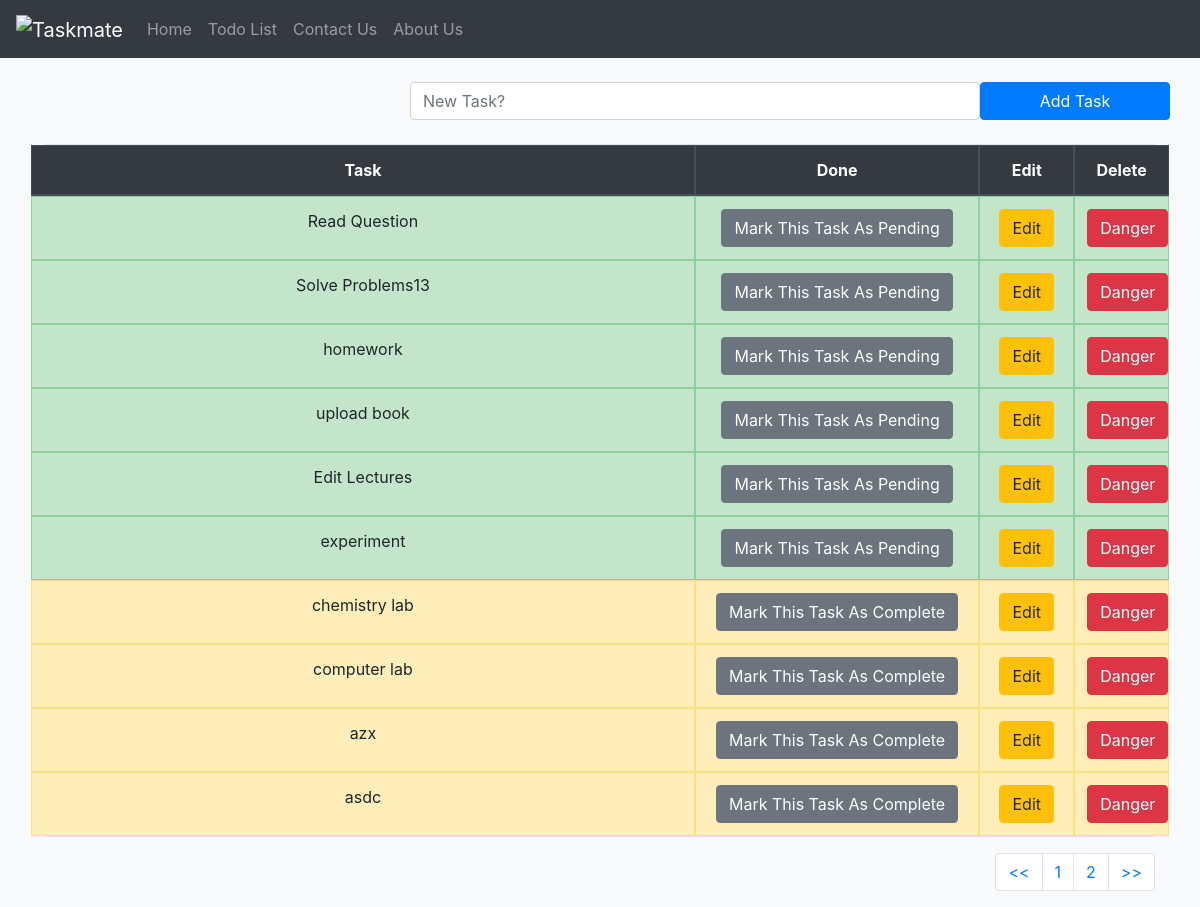
/todolist/, run on the app's committed database.
### todolist_app/models.py (models this page shows, shortened)
class TaskList(models.Model):
    task = models.CharField(max_length=50)
    done = models.BooleanField(default=False)

### todolist_app/views.py (the view)
# urls.py: path('todolist/',include('todolist_app.urls')),
def todolist(request):
              if request.method == "POST":
                  form = TaskForm(request.POST or None)
                  if form.is_valid():
                    form.save()
                  messages.success(request,("New Task Added!"))
                  return redirect('todolist')
              else:
                all_tasks = TaskList.objects.all()
                paginator = Paginator(all_tasks,10)
                page = request.GET.get('pg')
                all_tasks = paginator.get_page(page)
                return render(request,'todolist.html', {'all_tasks':all_tasks})

### todolist_app/templates/todolist.html (shortened to what this page needs)
{% extends "base.html" %}
  {% block content %}
   <div class="container">
   <form method="POST" class="row">
    <label class="col-lg-4">  </label>
 <input type="text" class="form-control col-lg-6" name="task" placeholder="New Task?">
  <button type="submit" class="btn btn-primary col-lg-2">Add Task</button>
</form>
        <table class="table table-bordered text-center">
        <thead class="thead-dark">
          <tr class="row">
            <th class="col-7">Task</th>
            <th class="col-3">Done</th>
            <th class="col-1">Edit</th>
            <th class="col-1">Delete</th>
          </tr>
        </thead>
        <tbody>
        {% if all_tasks %}
         {% for obj in all_tasks  %}
          {% if obj.done %}
                <tr class="table-success row">
                  <td class="col-7">{{ obj.task }}</th>
                  <td class="col-3"><a href="{% url 'pending_task' obj.id %}"><button type="button" class="btn btn-secondary">Mark This Task As Pending</button></a></td>
                  <td class="col-1"><a href="{% url 'edit_task'  obj.id %}"><button type="button" class="btn btn-warning">Edit</button></a></td>
                  <td class="col-1"><a href="{% url 'delete_task'  obj.id %}"><button type="button" class="btn btn-danger">Danger</button></a> </td>
                </tr>
                {% else %}
                    <tr class="table-warning row">
                      <td class="col-7">{{ obj.task }}</th>
                      <td class="col-3"><a href="{% url 'complete_task' obj.id %}"><button type="button" class="btn btn-secondary">Mark This Task As Complete</button></a></td>
                      <td class="col-1"><a href="{% url 'edit_task'  obj.id %}"><button type="button" class="btn btn-warning">Edit</button></a></td>
                      <td class="col-1"><a href="{% url 'delete_task'  obj.id %}"><button type="button" class="btn btn-danger">Danger</button></a></td>
                    </tr>
                    {% endif %}
            {% endfor %}
          {% endif %}
        </tbody>
      </table>
    <nav aria-label="Page navigation example">
  <ul class="pagination justify-content-end">
    <li class="page-item"><a class="page-link" href="?pg=1" ><<</a></li>
    <li class="page-item"><a class="page-link" href="?pg={{ all_tasks.number }}">{{ all_tasks.number }}</a></li>
    {% if all_tasks.has_next %}
    <li class="page-item"><a class="page-link" href="?pg={{ all_tasks.next_page_number }}">{{ all_tasks.next_page_number }}</a></li>
    {% endif %}
    <li class="page-item"><a class="page-link" href="?pg={{ all_tasks.paginator.num_pages }}">>></a></li>
  </ul>
</nav>
      </div>
     {% endblock content %}

### templates/base.html (shortened to what this page needs)
{% load static %}
<!doctype html>
<html lang="en">
  <head>
    <link rel="stylesheet" href="https://stackpath.bootstrapcdn.com/bootstrap/4.5.0/css/bootstrap.min.css">
    <nav class="navbar navbar-expand-lg navbar-dark bg-dark">
        <a class="navbar-brand" href="{% url 'index' %}"><img src="{% static '' %}" alt="Taskmate"></a>
        <div class="collapse navbar-collapse" id="navbarNavAltMarkup">
          <div class="navbar-nav">
            <a class="nav-item nav-link " href="{% url 'index' %}">Home <span class="sr-only">(current)</span></a>
            <a class="nav-item nav-link" href="{% url 'todolist' %}">Todo List</a>
            <a class="nav-item nav-link" href="{% url 'contact' %}">Contact Us</a>
            <a class="nav-item nav-link" href="{% url 'about' %}">About Us</a>
          </div>
        </div>
      </nav>
  </head>
  <body class="bg-light">
     {% block content %}
     {% endblock content %}
  </body>
</html>

### data on the page
TaskList: task "Read Question"
TaskList: task "Solve Problems13"
TaskList: task "homework"
TaskList: task "upload book"
TaskList: task "Edit Lectures"
TaskList: task "experiment"
TaskList: task "chemistry lab"
TaskList: task "computer lab"
TaskList: task "azx"
TaskList: task "asdc"

### other printed values
{{ all_tasks.number }} "1"
{{ all_tasks.next_page_number }} "2"
